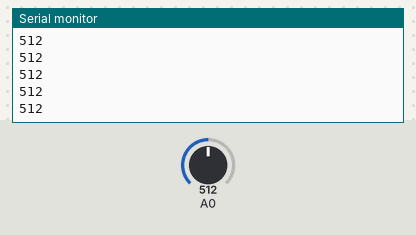
Bench run of a sketch on a simulated Arduino Uno, built with avr-gcc and run on an emulated ATmega328P. Parts: the last lines printed to the serial monitor. The inputs (shaded band) are chosen by the test bench; at power-on: A0 = 512.

Above: at 1.2 s.
1.3 s: A0 set to 716
At 2.1 s:
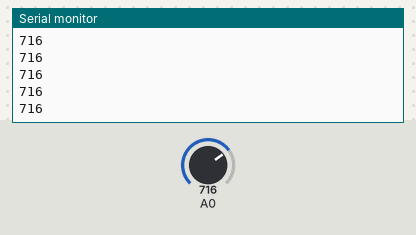
2.8 s: A0 set to 900
At 3.9 s:
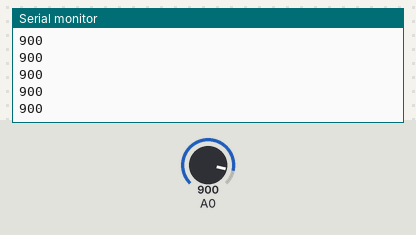
Timing chart, 0 to 5.8 s (numbered marks = the images above; inputs shaded):
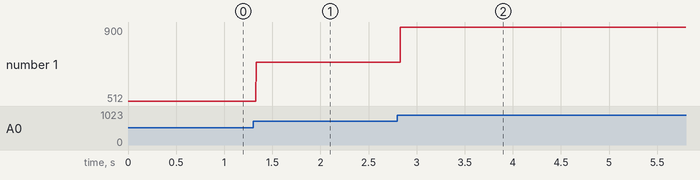

The sketch:

serial_communication5.ino
```cpp
#include <ArduinoJson.h>
#define BAUDRATE 19200
#define TWOMILLISECONDS 2
int sensorValue;

void sendPotentiometerData()
{
  sensorValue= analogRead(A0);
  Serial.println(sensorValue);
}

void setup()
{
  Serial.begin(BAUDRATE);
}

void loop()
{
  sendPotentiometerData();
  delay(TWOMILLISECONDS);
}
```

Measured:
- after the input at 1.3 s, the serial monitor: prints a new line at once (image 1)
- after the input at 2.8 s, the serial monitor: prints a new line at once (image 2)
- plotted number 1: 512 → 716 after the input at 1.3 s, 716 → 900 after the input at 2.8 s
